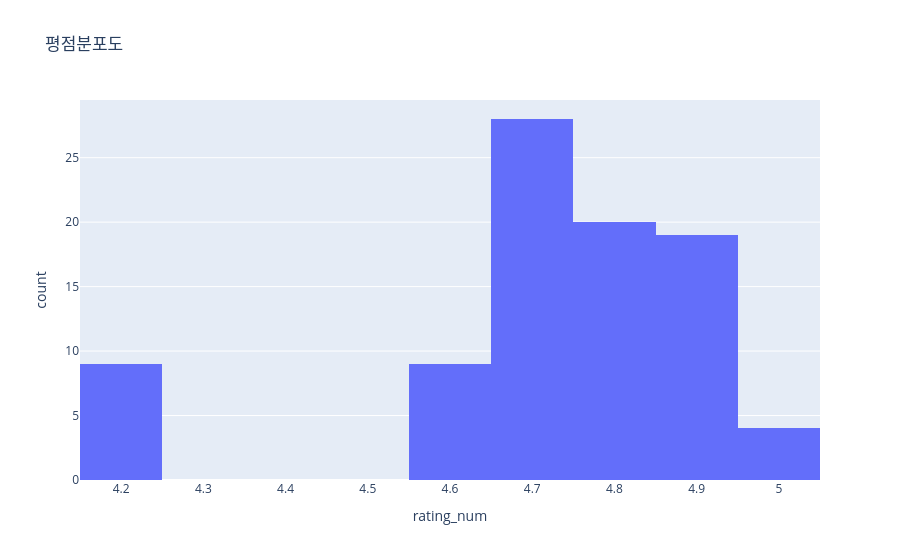

The notebook cell saved with this chart:
### Code cell
# 히스토그램 : 분포도를 볼 수 있는 차트 -> 어느 지점에 값이 몰려 있는지를 보고자 할때 사용
# 장점 - 전체 데이터를 몇개의 구간으로 나누어서 볼 것인지 결정할수있다

fig = px.histogram(df.dropna(subset=["rating_num"]), x="rating_num", nbins=10, title="평점분포도")

fig.show()

### Figure 1 — Plotly figure (JSON) as saved in the notebook; plotly's stock layout.template omitted (floating-point values rounded to 4 significant figures)
{"data": [{"alignmentgroup": "True", "bingroup": "x", "hovertemplate": "rating_num=%{x}<br>count=%{y}<extra></extra>", "legendgroup": "", "marker": {"color": "#636efa", "pattern": {"shape": ""}}, "name": "", "nbinsx": 10, "offsetgroup": "", "orientation": "v", "showlegend": false, "type": "histogram", "x": [4.9, 4.9, 4.9, 4.9, 4.9, 4.9, 4.9, 4.9, 4.9, 5, 5, 5, 5, 4.2, 4.2, 4.2, 4.2, 4.2, 4.2, 4.2, 4.2, 4.2, 4.8, 4.8, 4.8, 4.8, 4.8, 4.8, 4.8, 4.8, 4.8, 4.8, 4.8, 4.8, 4.8, 4.8, 4.8, 4.8, 4.8, 4.8, 4.8, 4.8, 4.7, 4.7, 4.7, 4.7, 4.7, 4.7, 4.7, 4.7, 4.7, 4.7, 4.7, 4.7, 4.7, 4.7, 4.7, 4.7, 4.7, 4.7, 4.6, 4.6, 4.6, 4.6, 4.6, 4.6, 4.6, 4.6, 4.6, 4.9, 4.9, 4.9, 4.9, 4.9, 4.9, 4.9, 4.9, 4.9, 4.9, 4.7, 4.7, 4.7, 4.7, 4.7, 4.7, 4.7, 4.7, 4.7, 4.7], "xaxis": "x", "yaxis": "y"}], "layout": {"barmode": "relative", "legend": {"tracegroupgap": 0}, "title": {"text": "평점분포도"}, "xaxis": {"anchor": "y", "domain": [0, 1], "title": {"text": "rating_num"}}, "yaxis": {"anchor": "x", "domain": [0, 1], "title": {"text": "count"}}}}
